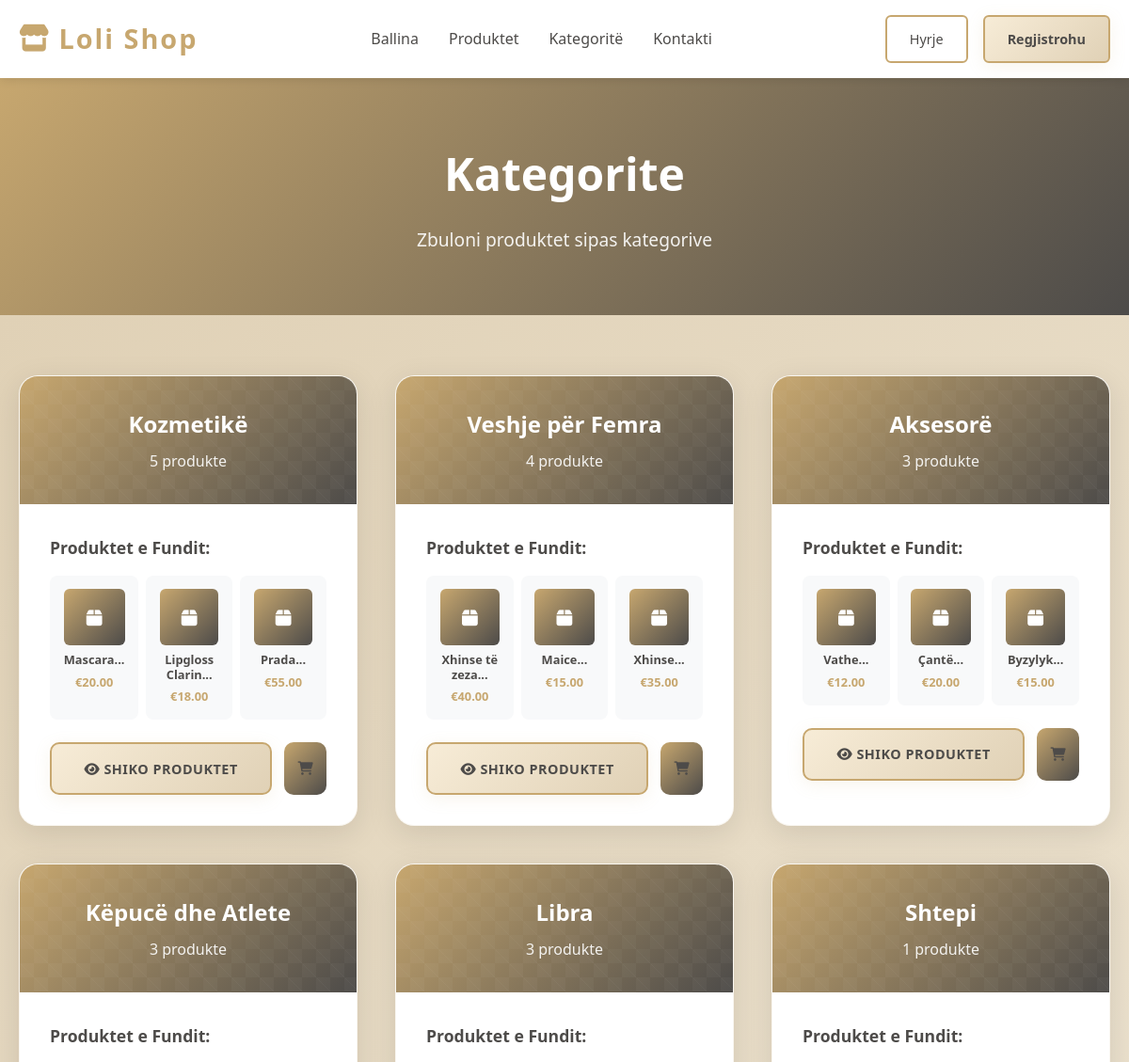
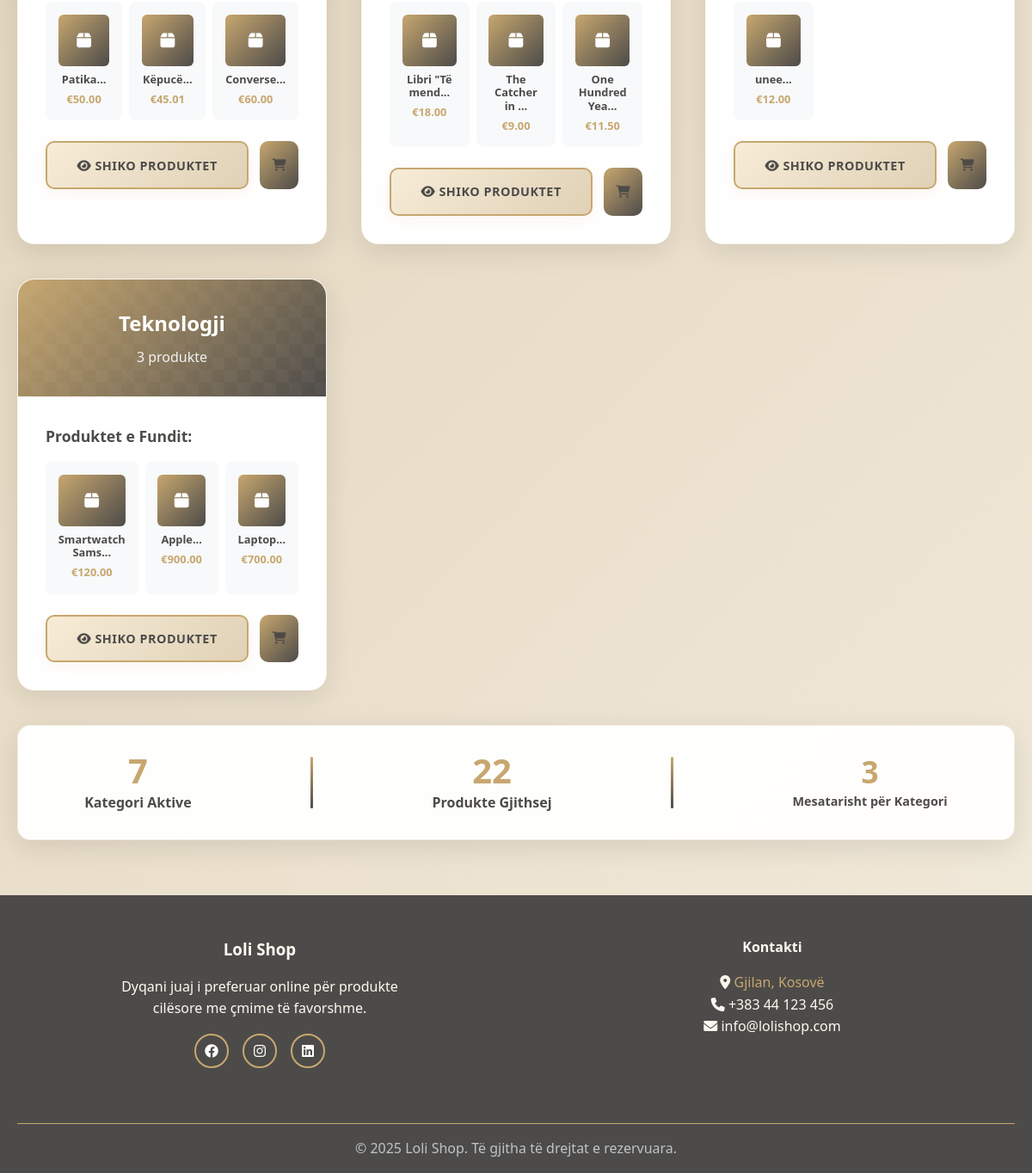
Screenshot of /kategorite.php with the database file from the repository (2 pictures, top to bottom).
### tables this page shows
CREATE TABLE `kategorite` (
  `Id_kategoria` int(11) NOT NULL,
  `emri` varchar(100) NOT NULL
);

CREATE TABLE `produktet` (
  `Id_produkti` int(11) NOT NULL,
  `emri` varchar(100) NOT NULL,
  `pershkrimi` text NOT NULL,
  `cmimi` decimal(10,2) NOT NULL,
  `foto` varchar(255) NOT NULL,
  `Id_kategoria` int(11) DEFAULT NULL
);

### kategorite.php (the view, shortened to what this page needs)
<?php
require_once 'config/database.php';
$sql = "SELECT k.*, COUNT(p.Id_produkti) as total_produktet
        FROM kategorite k
        LEFT JOIN produktet p ON k.Id_kategoria = p.Id_kategoria
        GROUP BY k.Id_kategoria
        ORDER BY k.emri";
$result = $conn->query($sql);
$kategorite = [];
if ($result) {
    while ($row = $result->fetch_assoc()) {
        $kategorite[] = $row;
    }
}
$featured_products = [];
foreach ($kategorite as $kategoria) {
    $featured_sql = "SELECT * FROM produktet
                     WHERE Id_kategoria = ?
                     ORDER BY Id_produkti DESC
                     LIMIT 3";
    $stmt = $conn->prepare($featured_sql);
    $stmt->bind_param("i", $kategoria['Id_kategoria']);
    $stmt->execute();
    $featured_result = $stmt->get_result();
    $featured_products[$kategoria['Id_kategoria']] = [];
    while ($product = $featured_result->fetch_assoc()) {
        $featured_products[$kategoria['Id_kategoria']][] = $product;
    }
}
?>
<!DOCTYPE html>
<html lang="sq">
<head>
    <link rel="stylesheet" href="assets/css/style.css">
    <link href="https://cdnjs.cloudflare.com/ajax/libs/font-awesome/6.0.0/css/all.min.css" rel="stylesheet">
</head>
<body>
    <?php include 'includes/header.php'; ?>
    <main>
        <section style="background: linear-gradient(135deg, #c7a76f 0%, #4d4b49 100%); color: white; padding: 4rem 0; text-align: center;">
            <div class="container">
                <h1 style="font-size: 3rem; margin-bottom: 1rem; font-weight: 700;">Kategorite</h1>
                <p style="font-size: 1.2rem; opacity: 0.9;">Zbuloni produktet sipas kategorive</p>
            </div>
        </section>
        <section style="padding: 4rem 0; background: linear-gradient(135deg, #e0d1b6 0%, #f0e8d8 100%); min-height: 100vh;">
            <div class="container">
                <?php if (empty($kategorite)): ?>
                    <div class="no-categories" style="text-align: center; padding: 4rem 2rem;">
                        <div style="background: white; padding: 3rem; border-radius: 20px; box-shadow: 0 8px 32px rgba(0,0,0,0.1); max-width: 500px; margin: 0 auto;">
                            <i class="fas fa-folder-open" style="font-size: 4rem; color: #4d4b49; margin-bottom: 1.5rem;"></i>
                            <h3 style="color: #4d4b49; margin-bottom: 1rem; font-size: 1.5rem;">Nuk ka kategori</h3>
                            <p style="color: #4d4b49; font-size: 1.1rem;">Aktualisht nuk ka kategori të disponueshme.</p>
                        </div>
                    </div>
                <?php else: ?>                    <div class="categories-grid" style="display: grid; grid-template-columns: repeat(auto-fit, minmax(350px, 1fr)); gap: 2.5rem;">
                        <?php foreach ($kategorite as $kategoria): ?>
                            <div class="category-card" style="background: white; border-radius: 20px; overflow: hidden; box-shadow: 0 8px 32px rgba(0,0,0,0.1); transition: all 0.4s cubic-bezier(0.175, 0.885, 0.32, 1.275); border: 1px solid rgba(199, 167, 111, 0.1); position: relative;">
                                <div class="category-header" style="background: linear-gradient(135deg, #c7a76f 0%, #4d4b49 100%); color: white; padding: 2rem; text-align: center; position: relative; overflow: hidden;">
                                    <div style="position: absolute; top: 0; left: 0; right: 0; bottom: 0; background: linear-gradient(45deg, rgba(255,255,255,0.1) 25%, transparent 25%, transparent 75%, rgba(255,255,255,0.1) 75%), linear-gradient(45deg, rgba(255,255,255,0.1) 25%, transparent 25%, transparent 75%, rgba(255,255,255,0.1) 75%); background-size: 30px 30px; background-position: 0 0, 15px 15px; opacity: 0.3;"></div>
                                    <h3 style="font-size: 1.5rem; font-weight: 700; margin-bottom: 0.5rem; z-index: 2; position: relative;">
                                        <?= htmlspecialchars($kategoria['emri']) ?>
                                    </h3>
                                    <p style="opacity: 0.9; z-index: 2; position: relative; font-size: 1rem; margin-bottom: 0;"><?= $kategoria['total_produktet'] ?> produkte</p>
                                </div>
                                <div class="category-content" style="padding: 2rem;">
                                    <?php if (!empty($featured_products[$kategoria['Id_kategoria']])): ?>
                                        <div class="featured-products" style="margin-bottom: 1.5rem;">
                                            <h4 style="color: #4d4b49; margin-bottom: 1rem; font-size: 1.1rem; font-weight: 600;">Produktet e Fundit:</h4>
                                            <div style="display: grid; grid-template-columns: repeat(3, 1fr); gap: 0.5rem;">
                                                <?php foreach ($featured_products[$kategoria['Id_kategoria']] as $product): ?>
                                                    <div style="background: #f8f9fa; border-radius: 8px; padding: 0.8rem; text-align: center; border: 2px solid transparent; transition: all 0.3s ease;">
                                                        <div style="background: linear-gradient(135deg, #c7a76f 0%, #4d4b49 100%); height: 60px; border-radius: 6px; display: flex; align-items: center; justify-content: center; margin-bottom: 0.5rem; color: white;">
                                                            <i class="fas fa-box" style="font-size: 1.2rem;"></i>
                                                        </div>
                                                        <p style="font-size: 0.8rem; color: #4d4b49; font-weight: 600; margin-bottom: 0.3rem; line-height: 1.2;"><?= htmlspecialchars(substr($product['emri'], 0, 15)) ?>...</p>
                                                        <p style="font-size: 0.8rem; color: #c7a76f; font-weight: 700;">€<?= number_format($product['cmimi'], 2) ?></p>
                                                    </div>
                                                <?php endforeach; ?>
                                            </div>
                                        </div>
                                    <?php endif; ?>
                                    <div class="category-actions" style="display: flex; gap: 0.8rem;">
                                        <a href="produktet.php?kategoria=<?= $kategoria['Id_kategoria'] ?>"
                                           class="btn btn-primary"
                                           style="flex: 1; text-decoration: none; background: linear-gradient(135deg, #c7a76f 0%, #4d4b49 100%); color: white; padding: 0.9rem 1.2rem; border-radius: 10px; text-align: center; font-weight: 600; text-transform: uppercase; letter-spacing: 0.5px; transition: all 0.3s ease; border: none;">
                                            <i class="fas fa-eye"></i> Shiko Produktet
                                        </a>
                                        <?php if ($kategoria['total_produktet'] > 0): ?>
                                            <a href="produktet.php?kategoria=<?= $kategoria['Id_kategoria'] ?>&sort=price_low"
                                               class="btn btn-secondary"
                                               style="background: linear-gradient(135deg, #c7a76f 0%, #4d4b49 100%); color: white; padding: 0.9rem; border-radius: 10px; text-decoration: none; display: flex; align-items: center; justify-content: center; transition: all 0.3s ease; border: none;">
                                                <i class="fas fa-shopping-cart"></i>
                                            </a>
                                        <?php endif; ?>
                                    </div>
                                </div>
                            </div>
                        <?php endforeach; ?>
                        <div class="stats-card" style="background: rgba(255, 255, 255, 0.95); border-radius: 15px; overflow: hidden; box-shadow: 0 8px 32px rgba(0,0,0,0.1); transition: all 0.4s cubic-bezier(0.175, 0.885, 0.32, 1.275); border: 1px solid rgba(199, 167, 111, 0.2); position: relative; grid-column: span 3; min-width: 700px; max-width: 1200px; min-height: 120px; max-height: 160px;">
                            <div style="padding: 2rem; height: 100%; display: flex; flex-direction: row; justify-content: space-around; align-items: center;">
                                <div style="display: flex; flex-direction: row; gap: 3rem; align-items: center; justify-content: space-around; width: 100%;">
                                    <div style="text-align: center;">
                                        <h3 style="color: #c7a76f; font-size: 2.5rem; font-weight: 700; margin-bottom: 0.5rem; line-height: 1;"><?= count($kategorite) ?></h3>
                                        <p style="color: #4d4b49; font-weight: 600; font-size: 1rem; margin: 0; line-height: 1.2;">Kategori Aktive</p>
                                    </div>
                                    <div style="width: 3px; height: 60px; background: linear-gradient(180deg, #c7a76f 0%, #4d4b49 100%); border-radius: 2px;"></div>
                                    <div style="text-align: center;">
                                        <h3 style="color: #c7a76f; font-size: 2.5rem; font-weight: 700; margin-bottom: 0.5rem; line-height: 1;"><?= array_sum(array_column($kategorite, 'total_produktet')) ?></h3>
                                        <p style="color: #4d4b49; font-weight: 600; font-size: 1rem; margin: 0; line-height: 1.2;">Produkte Gjithsej</p>
                                    </div>
                                    <div style="width: 3px; height: 60px; background: linear-gradient(180deg, #c7a76f 0%, #4d4b49 100%); border-radius: 2px;"></div>
                                    <div style="text-align: center;">
                                        <h3 style="color: #c7a76f; font-size: 2.2rem; font-weight: 700; margin-bottom: 0.5rem; line-height: 1;"><?= count($kategorite) > 0 ? round(array_sum(array_column($kategorite, 'total_produktet')) / count($kategorite)) : 0 ?></h3>
                                        <p style="color: #4d4b49; font-weight: 600; font-size: 0.9rem; margin: 0; line-height: 1.2;">Mesatarisht për Kategori</p>
                                    </div>
                                </div>
                            </div>
                        </div>
                    </div>
                <?php endif; ?>
            </div>
        </section>
    </main>
    <?php include 'includes/footer.php'; ?>
</body>
</html>

### assets/css/style.css (style rules this page uses)
* { margin: 0; padding: 0; box-sizing: border-box; }
body { font-family: 'Segoe UI', Tahoma, Geneva, Verdana, sans-serif; line-height: 1.6; color: #4d4b49; background: linear-gradient(135deg, #e0d1b6 0%, #f0e8d8 100%); }
.container { max-width: 1200px; margin: 0 auto; padding: 0 20px; }
.btn { display: inline-block; padding: 0.75rem 1.5rem; border: none; border-radius: 6px; text-decoration: none; text-align: center; cursor: pointer; font-weight: 500; transition: all 0.3s; font-size: 0.9rem; }
.btn-primary { background: linear-gradient(135deg, #a88a4c 0%, #7c6332 100%) !important; color: #fff !important; border: 2px solid #7c6332 !important; box-shadow: 0 4px 15px rgba(124, 99, 50, 0.10); }
.btn-secondary { background: #f0e8d8; color: #4d4b49; border: 2px solid #c7a76f; }
.btn-register, .btn-register:active, .btn-register:focus, .btn-register:hover, .btn-primary, .btn-primary:active, .btn-primary:focus, .btn-primary:hover { background: linear-gradient(135deg, #f7ecd7 0%, #e0d1b6 100%) !important; color: #4d4b49 !important; border: 2px solid #c7a76f !important; box-shadow: 0 4px 18px rgba(199, 167, 111, 0.13); font-weight: 700; transform: none !important; transition: none !important; }
.btn, .btn-primary, .btn-secondary, .btn-outline, .btn-danger { color: #4d4b49 !important; border-color: #c7a76f !important; }

### rows the page displays
kategorite: emri "Kozmetikë", total_produktet "5"
produktet: emri "Mascara", cmimi "20.00"
produktet: emri "Lipgloss Clarin", cmimi "18.00"
produktet: emri "Prada", cmimi "55.00"
kategorite: emri "Veshje për Femra", total_produktet "4"
produktet: emri "Xhinse të zeza", cmimi "40.00"
produktet: emri "Maice", cmimi "15.00"
produktet: emri "Xhinse", cmimi "35.00"
kategorite: emri "Aksesorë", total_produktet "3"
produktet: emri "Vathe", cmimi "12.00"
produktet: emri "Çantë", cmimi "20.00"
produktet: emri "Byzylyk", cmimi "15.00"
kategorite: emri "Këpucë dhe Atlete", total_produktet "3"
produktet: emri "Patika", cmimi "50.00"
produktet: emri "Këpucë", cmimi "45.01"
produktet: emri "Converse", cmimi "60.00"
kategorite: emri "Libra", total_produktet "3"
produktet: emri "Libri \"Të mend", cmimi "18.00"
produktet: emri "The Catcher in", cmimi "9.00"
produktet: emri "One Hundred Yea", cmimi "11.50"
kategorite: emri "Shtepi", total_produktet "1"
produktet: emri "unee", cmimi "12.00"
kategorite: emri "Teknologji", total_produktet "3"
produktet: emri "Smartwatch Sams", cmimi "120.00"
produktet: emri "Apple", cmimi "900.00"
produktet: emri "Laptop", cmimi "700.00"

### other values shown
count($kategorite) "7"
array_sum(array_column($kategorite, 'total_produktet')) "22"
